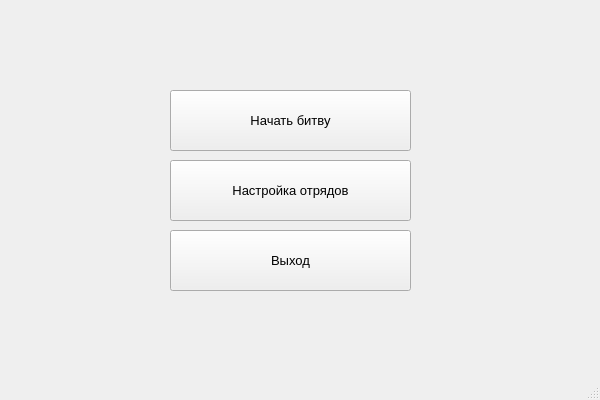
<?xml version="1.0" encoding="UTF-8"?>
<ui version="4.0">
 <class>MainWindow</class>
 <widget class="QMainWindow" name="MainWindow">
  <property name="geometry">
   <rect>
    <x>0</x>
    <y>0</y>
    <width>600</width>
    <height>400</height>
   </rect>
  </property>
  <property name="windowTitle">
   <string>Главное меню</string>
  </property>
  <widget class="QWidget" name="centralwidget">
   <widget class="QPushButton" name="Battle_Button">
    <property name="geometry">
     <rect>
      <x>170</x>
      <y>90</y>
      <width>241</width>
      <height>61</height>
     </rect>
    </property>
    <property name="font">
     <font>
      <pointsize>10</pointsize>
     </font>
    </property>
    <property name="text">
     <string>Начать битву</string>
    </property>
   </widget>
   <widget class="QPushButton" name="Choice_Squad_Button">
    <property name="geometry">
     <rect>
      <x>170</x>
      <y>160</y>
      <width>241</width>
      <height>61</height>
     </rect>
    </property>
    <property name="font">
     <font>
      <pointsize>10</pointsize>
     </font>
    </property>
    <property name="text">
     <string>Настройка отрядов</string>
    </property>
   </widget>
   <widget class="QPushButton" name="exit_button">
    <property name="geometry">
     <rect>
      <x>170</x>
      <y>230</y>
      <width>241</width>
      <height>61</height>
     </rect>
    </property>
    <property name="font">
     <font>
      <pointsize>10</pointsize>
     </font>
    </property>
    <property name="text">
     <string>Выход</string>
    </property>
   </widget>
  </widget>
  <widget class="QMenuBar" name="menubar">
   <property name="geometry">
    <rect>
     <x>0</x>
     <y>0</y>
     <width>600</width>
     <height>26</height>
    </rect>
   </property>
  </widget>
  <widget class="QStatusBar" name="statusbar"/>
 </widget>
 <resources/>
 <connections/>
</ui>
